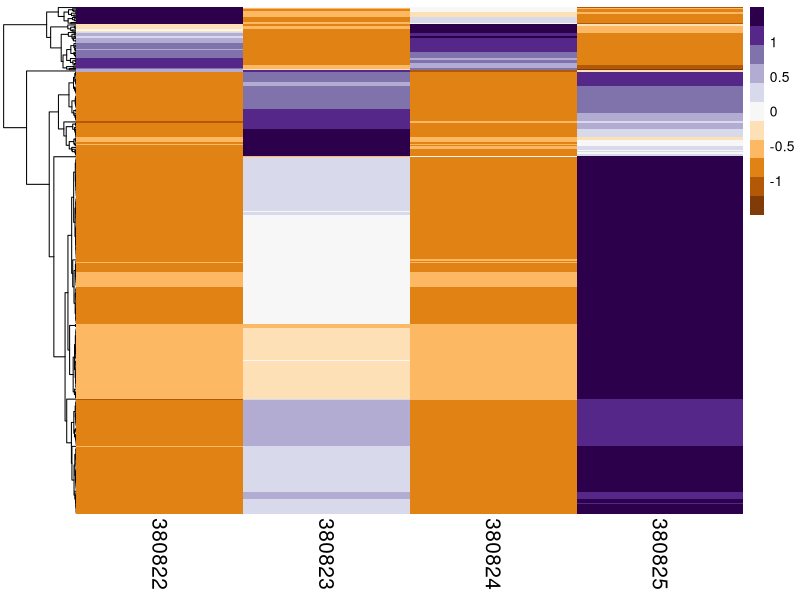
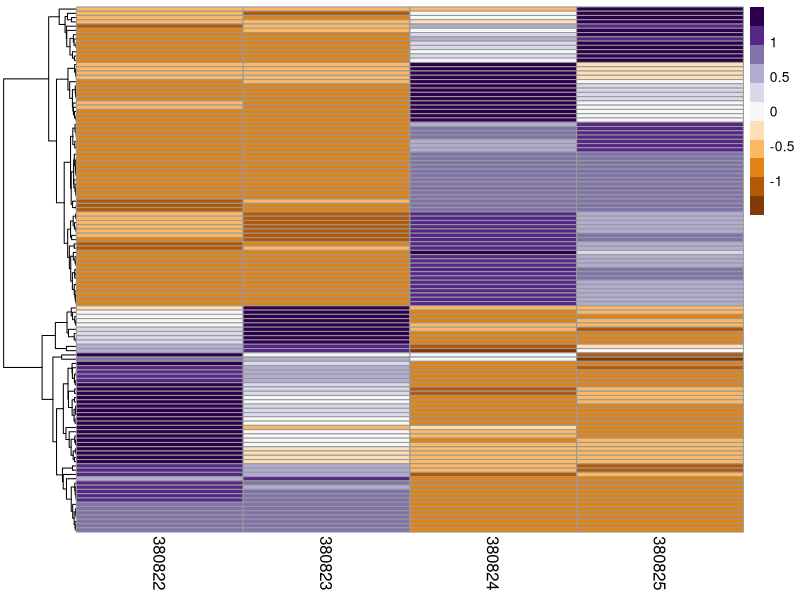
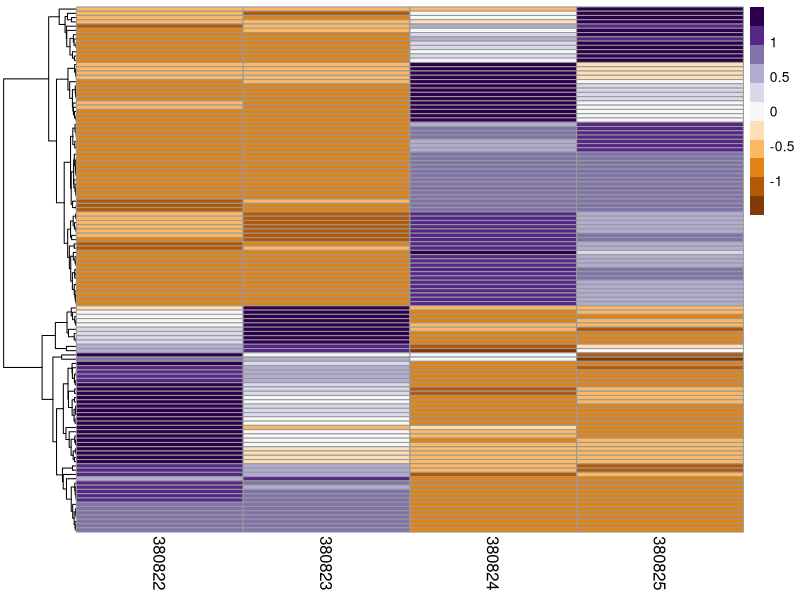
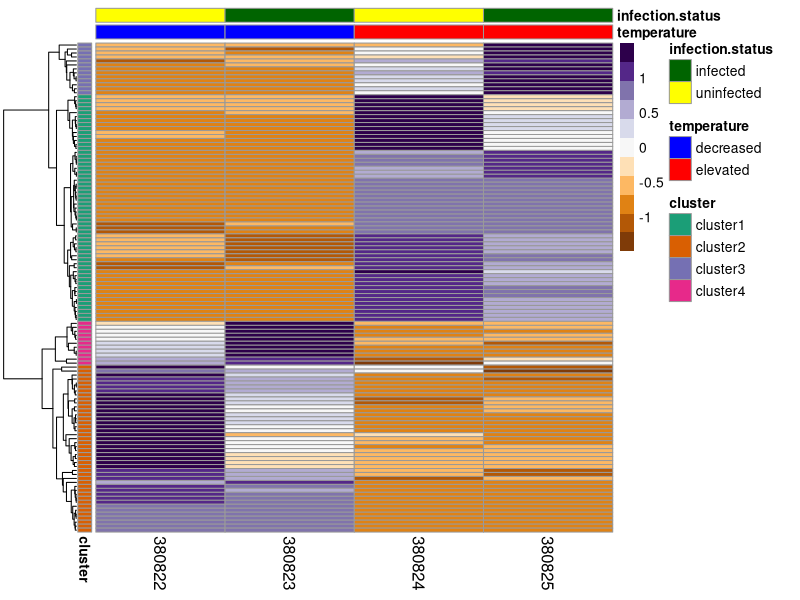
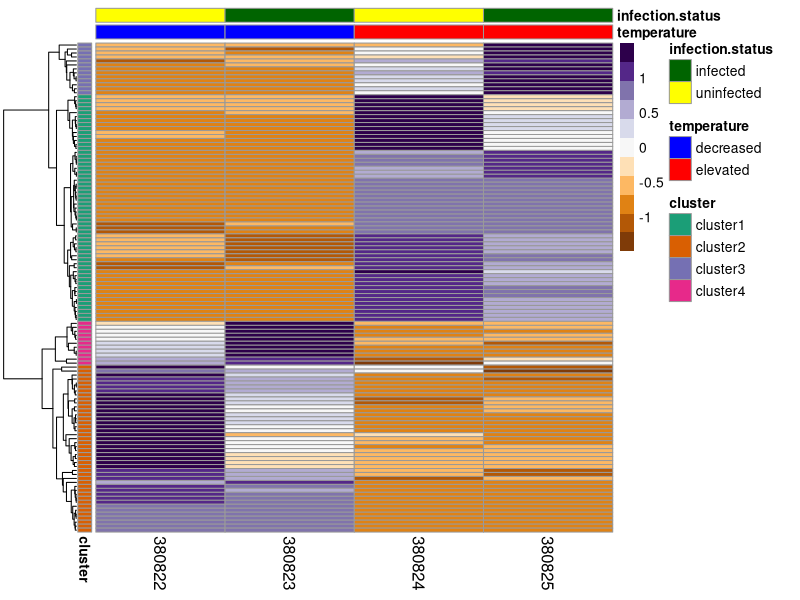

These charts were generated, in order, by the following R code:
## ---- chunk 1
library(tidyverse)
library(pheatmap)
library(RColorBrewer)
library(data.table)
## ---- chunk 2
degs_inftemp <- read.delim("../analyses/DESeq2/DEGlist-inf-temp-counts.tab", sep = '\t')
head(degs_inftemp)
## ---- chunk 3
degs_contrast.temp <- read.delim("../analyses/DESeq2/DEGlist-contrast-temp-counts.tab", sep = '\t')
head(degs_contrast.temp)
## ---- chunk 4
heatmapPurpleOrange <- RColorBrewer::brewer.pal(11, "PuOr")
## ---- chunk 5
rownames(degs_inftemp) <- degs_inftemp$Trinity_ID #set Trinity IDs as rownames
inftemp.heatmap <- degs_inftemp[,-1] #remove redundant column
head(inftemp.heatmap)
## ---- chunk 6
inftemp.heatmap <- select(inftemp.heatmap, "X380822_cold_uninfected", "X380823_cold_infected", "X380824_warm_uninfected", "X380825_warm_infected")
head(inftemp.heatmap)
## ---- chunk 7
colnames(inftemp.heatmap) <- c("380822", "380823", "380824", "380825")
head(inftemp.heatmap)
## ---- chunk 8
noz_inftemp.heatmap <- inftemp.heatmap[rowSums(inftemp.heatmap[, -1] >0) !=0, ]
head(noz_inftemp.heatmap)
## ---- chunk 9
pheatmap(noz_inftemp.heatmap, scale = "row", cluster_row = TRUE, cluster_cols = FALSE, clustering_distance_rows = "euclidean", clustering_method = "average", show_rownames = FALSE, show_colnames = TRUE, treeheight_col = 80, legend = TRUE, color = heatmapPurpleOrange, fontsize_col = 15, fontsize_row = 12)
## ---- chunk 10
rownames(degs_contrast.temp) <- degs_contrast.temp$Trinity_ID #set Trinity IDs as rownames
contrasttemp.heatmap <- degs_contrast.temp[,-1] #remove redundant column
head(contrasttemp.heatmap)
## ---- chunk 11
contrasttemp.heatmap <- select(contrasttemp.heatmap, "X380822_cold_uninfected", "X380823_cold_infected", "X380824_warm_uninfected", "X380825_warm_infected")
head(contrasttemp.heatmap)
## ---- chunk 12
colnames(contrasttemp.heatmap) <- c("380822", "380823", "380824", "380825")
head(contrasttemp.heatmap)
## ---- chunk 13
noz_contrasttemp.heatmap <- contrasttemp.heatmap[rowSums(contrasttemp.heatmap[, -1] >0) !=0, ]
head(noz_contrasttemp.heatmap)
## ---- chunk 14
pheatmap(noz_contrasttemp.heatmap, scale = "row", cluster_row = TRUE, cluster_cols = FALSE, clustering_distance_rows = "euclidean", clustering_method = "average", show_rownames = FALSE, show_colnames = TRUE, treeheight_col = 80, legend = TRUE, color = heatmapPurpleOrange, fontsize_col = 12, fontsize_row = 12)
## ---- chunk 15
results <- pheatmap(noz_contrasttemp.heatmap, scale = "row", cluster_row = TRUE, cluster_cols = FALSE, clustering_distance_rows = "euclidean", clustering_method = "average", show_rownames = FALSE, show_colnames = TRUE, treeheight_col = 80, legend = TRUE, color = heatmapPurpleOrange, fontsize_col = 12, fontsize_row = 12)
## ---- chunk 16
inftemp.clust <- cbind(noz_contrasttemp.heatmap,
                   cluster = cutree(results$tree_row,
                                     k = 4))
head(inftemp.clust)
## ---- chunk 17
clusters <- select(inftemp.clust, "cluster")
head(clusters)
## ---- chunk 18
clusters <- data.frame(cluster = ifelse(clusters == 1, "cluster1", ifelse(clusters == 2, "cluster2", ifelse(clusters == 3, "cluster3", "cluster4"))))
head(clusters)
## ---- chunk 19
sample_col <- data.frame(temperature = c("decreased", "decreased", "elevated", "elevated"))
row.names(sample_col) <-colnames(noz_contrasttemp.heatmap)
sample_col
## ---- chunk 20
sample_col$infection.status <- c("uninfected", "infected", "uninfected", "infected")
sample_col
## ---- chunk 21
my_colors <- list(
  temperature = c(decreased = "blue", elevated = "red"),
  infection.status = c(infected = "darkgreen", uninfected = "yellow"),
  cluster = c(cluster1 = "#1B9E77", cluster2 = "#D95F02", cluster3 = "#7570B3", cluster4 = "#E7298A")
)
## ---- chunk 22
pheatmap(noz_contrasttemp.heatmap, scale = "row", cluster_row = TRUE, cluster_cols = FALSE, clustering_distance_rows = "euclidean", clustering_method = "average", annotation_colors = my_colors, annotation_row = clusters, annotation_col = sample_col, show_rownames = FALSE, show_colnames = TRUE, treeheight_col = 80, legend = TRUE, color = heatmapPurpleOrange, fontsize_col = 12, fontsize_row = 12)
## ---- chunk 23
pdf("../analyses/pheatmap/tempinfluenced-infectionDEGs-heatmap.pdf", width = 11, height = 8.5)
pheatmap(noz_contrasttemp.heatmap, scale = "row", cluster_row = TRUE, cluster_cols = FALSE, clustering_distance_rows = "euclidean", clustering_method = "average", annotation_colors = my_colors, annotation_row = clusters, annotation_col = sample_col, show_rownames = FALSE, show_colnames = TRUE, treeheight_col = 80, legend = TRUE, color = heatmapPurpleOrange, fontsize_col = 12, fontsize_row = 12)
dev.off()
